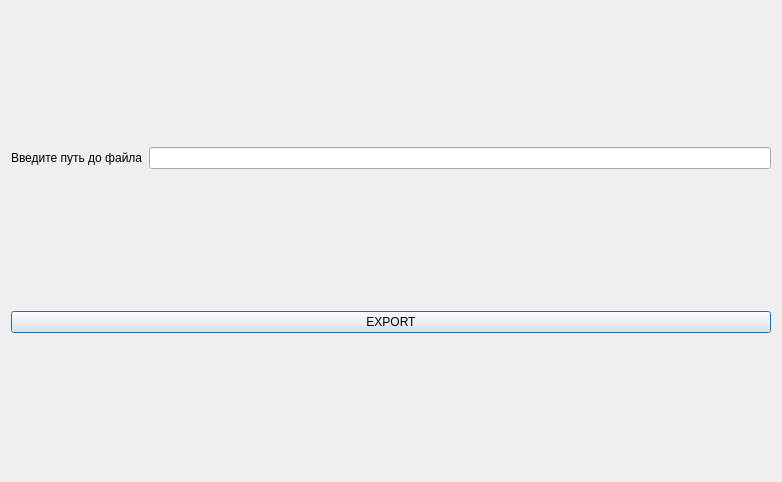
<?xml version="1.0" encoding="UTF-8"?>
<ui version="4.0">
 <class>Exp</class>
 <widget class="QDialog" name="Exp">
  <property name="geometry">
   <rect>
    <x>0</x>
    <y>0</y>
    <width>782</width>
    <height>482</height>
   </rect>
  </property>
  <property name="windowTitle">
   <string>Dialog</string>
  </property>
  <layout class="QVBoxLayout" name="verticalLayout">
   <item>
    <layout class="QHBoxLayout" name="horizontalLayout">
     <item>
      <widget class="QLabel" name="label">
       <property name="text">
        <string>Введите путь до файла</string>
       </property>
      </widget>
     </item>
     <item>
      <widget class="QLineEdit" name="lineEdit"/>
     </item>
    </layout>
   </item>
   <item>
    <widget class="QPushButton" name="pushButton">
     <property name="text">
      <string>EXPORT</string>
     </property>
    </widget>
   </item>
  </layout>
 </widget>
 <resources/>
 <connections/>
</ui>
